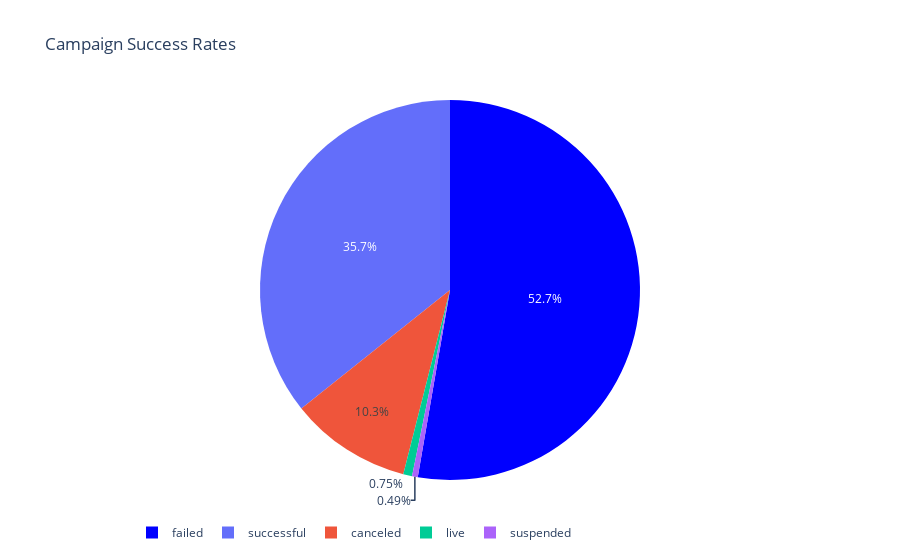

Write notebook code for a chart like this one.
### Code cell
pie_bake('state','Campaign Success Rates')

### Figure 1 — Plotly figure (JSON) as saved in the notebook; plotly's stock layout.template omitted (floating-point values rounded to 4 significant figures)
{"data": [{"labels": ["failed", "successful", "canceled", "live", "suspended"], "marker": {"colors": ["blue"]}, "type": "pie", "values": [52.72, 35.71, 10.34, 0.75, 0.49]}], "layout": {"legend": {"orientation": "h"}, "title": {"text": "Campaign Success Rates"}}}
